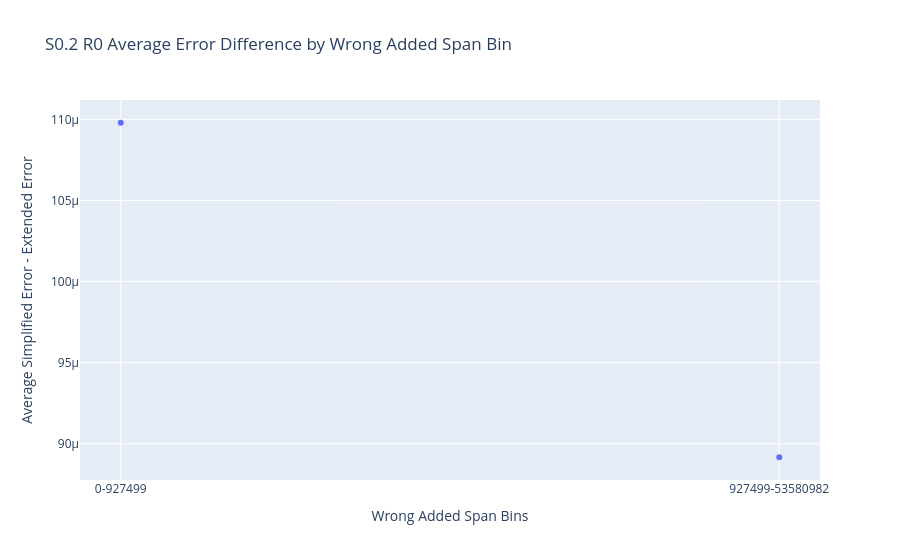

The cell this chart's notebook holds for it:
### Code cell
avg_error_difference_by_wrong_added_span_bin(S0_2_R0_unary, S0_2_R0_static)

### Figure 1 — Plotly figure (JSON) as saved in the notebook; plotly's stock layout.template omitted (floating-point values rounded to 4 significant figures)
{"data": [{"mode": "markers", "type": "scatter", "x": ["0-927499", "927499-53580982"], "y": [0.0001098, 8.917e-05, 0.0, 0.0, 0.0, 0.0, 0.0, 0.0]}], "layout": {"title": {"text": "S0.2 R0 Average Error Difference by Wrong Added Span Bin"}, "xaxis": {"title": {"text": "Wrong Added Span Bins"}}, "yaxis": {"title": {"text": "Average Simplified Error - Extended Error"}}}}
